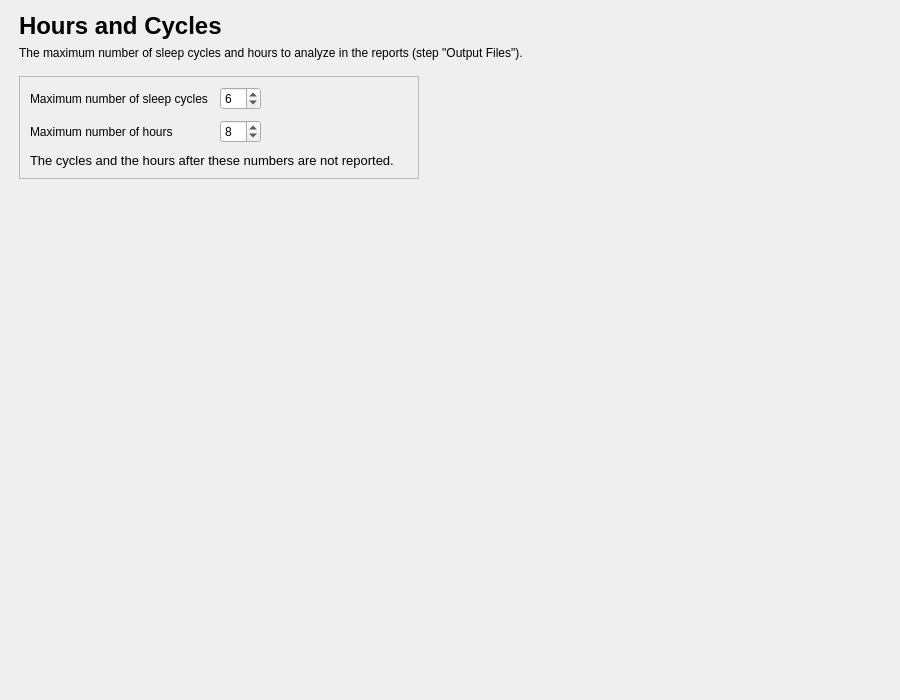
<?xml version="1.0" encoding="UTF-8"?>
<ui version="4.0">
 <class>HoursCyclesStep</class>
 <widget class="QWidget" name="HoursCyclesStep">
  <property name="geometry">
   <rect>
    <x>0</x>
    <y>0</y>
    <width>900</width>
    <height>700</height>
   </rect>
  </property>
  <property name="windowTitle">
   <string />
  </property>
  <layout class="QVBoxLayout" name="verticalLayout">
   <property name="leftMargin">
    <number>19</number>
   </property>
   <property name="topMargin">
    <number>12</number>
   </property>
   <property name="rightMargin">
    <number>19</number>
   </property>
   <property name="bottomMargin">
    <number>12</number>
   </property>
   <item>
    <layout class="QHBoxLayout" name="content_row" stretch="1,0">
     <property name="leftMargin">
      <number>0</number>
     </property>
     <property name="topMargin">
      <number>0</number>
     </property>
     <property name="rightMargin">
      <number>0</number>
     </property>
     <property name="bottomMargin">
      <number>0</number>
     </property>
     <item>
      <widget class="QWidget" name="content_widget" native="true">
       <property name="maximumSize">
        <size>
         <width>800</width>
         <height>16777215</height>
        </size>
       </property>
       <layout class="QVBoxLayout" name="content_layout">
        <property name="spacing">
         <number>16</number>
        </property>
        <property name="leftMargin">
         <number>0</number>
        </property>
        <property name="topMargin">
         <number>0</number>
        </property>
        <property name="rightMargin">
         <number>0</number>
        </property>
        <property name="bottomMargin">
         <number>0</number>
        </property>
        <item>
         <layout class="QVBoxLayout" name="header_layout">
          <property name="spacing">
           <number>6</number>
          </property>
          <item>
           <widget class="QLabel" name="title_label">
            <property name="font">
             <font>
              <pointsize>18</pointsize>
              <bold>true</bold>
             </font>
            </property>
            <property name="text">
             <string>Hours and Cycles</string>
            </property>
           </widget>
          </item>
          <item>
           <widget class="QLabel" name="subtitle_label">
            <property name="text">
             <string>The maximum number of sleep cycles and hours to analyze in the reports (step "Output Files").</string>
            </property>
            <property name="wordWrap">
             <bool>true</bool>
            </property>
            <property name="variant" stdset="0">
             <string notr="true">help</string>
            </property>
           </widget>
          </item>
         </layout>
        </item>
        <item>
         <layout class="QHBoxLayout" name="limits_row" stretch="1,1">
          <property name="spacing">
           <number>16</number>
          </property>
          <item>
           <widget class="QFrame" name="limits_card">
            <property name="frameShape">
             <enum>QFrame::Shape::StyledPanel</enum>
            </property>
            <property name="frameShadow">
             <enum>QFrame::Shadow::Raised</enum>
            </property>
            <layout class="QVBoxLayout" name="limits_card_layout">
             <property name="spacing">
              <number>10</number>
             </property>
             <property name="leftMargin">
              <number>10</number>
             </property>
             <property name="topMargin">
              <number>10</number>
             </property>
             <property name="rightMargin">
              <number>10</number>
             </property>
             <property name="bottomMargin">
              <number>10</number>
             </property>
             <item>
              <layout class="QGridLayout" name="limits_grid">
               <property name="horizontalSpacing">
                <number>12</number>
               </property>
               <property name="verticalSpacing">
                <number>10</number>
               </property>
               <item row="0" column="0">
                <widget class="QLabel" name="label_2">
                 <property name="text">
                  <string>Maximum number of sleep cycles</string>
                 </property>
                </widget>
               </item>
               <item row="0" column="1">
                <widget class="QSpinBox" name="spinBox_cycles">
                 <property name="minimum">
                  <number>1</number>
                 </property>
                 <property name="maximum">
                  <number>12</number>
                 </property>
                 <property name="value">
                  <number>6</number>
                 </property>
                </widget>
               </item>
               <item row="1" column="0">
                <widget class="QLabel" name="label">
                 <property name="text">
                  <string>Maximum number of hours</string>
                 </property>
                </widget>
               </item>
               <item row="1" column="1">
                <widget class="QSpinBox" name="spinBox_hours">
                 <property name="enabled">
                  <bool>true</bool>
                 </property>
                 <property name="minimum">
                  <number>1</number>
                 </property>
                 <property name="maximum">
                  <number>48</number>
                 </property>
                 <property name="value">
                  <number>8</number>
                 </property>
                </widget>
               </item>
               <item row="0" column="3">
                <spacer name="limits_grid_spacer">
                 <property name="orientation">
                  <enum>Qt::Orientation::Horizontal</enum>
                 </property>
                 <property name="sizeHint" stdset="0">
                  <size>
                   <width>40</width>
                   <height>20</height>
                  </size>
                 </property>
                </spacer>
               </item>
              </layout>
             </item>
             <item>
              <widget class="QLabel" name="limits_help_label">
               <property name="font">
                <font>
                 <pointsize>10</pointsize>
                </font>
               </property>
               <property name="text">
                <string>The cycles and the hours after these numbers are not reported.</string>
               </property>
               <property name="wordWrap">
                <bool>true</bool>
               </property>
               <property name="variant" stdset="0">
                <string notr="true">help</string>
               </property>
              </widget>
             </item>
            </layout>
           </widget>
          </item>
          <item>
           <spacer name="limits_row_spacer">
            <property name="orientation">
             <enum>Qt::Orientation::Horizontal</enum>
            </property>
            <property name="sizeHint" stdset="0">
             <size>
              <width>40</width>
              <height>20</height>
             </size>
            </property>
           </spacer>
          </item>
         </layout>
        </item>
       </layout>
      </widget>
     </item>
     <item>
      <spacer name="content_spacer">
       <property name="orientation">
        <enum>Qt::Orientation::Horizontal</enum>
       </property>
       <property name="sizeHint" stdset="0">
        <size>
         <width>40</width>
         <height>20</height>
        </size>
       </property>
      </spacer>
     </item>
    </layout>
   </item>
   <item>
    <spacer name="verticalSpacer">
     <property name="orientation">
      <enum>Qt::Orientation::Vertical</enum>
     </property>
     <property name="sizeHint" stdset="0">
      <size>
       <width>40</width>
       <height>20</height>
      </size>
     </property>
    </spacer>
   </item>
  </layout>
 </widget>
 <resources>
  <include location="../../../../../snooz-toolbox/src/main/python/ui/themes/themes.qrc" />
 </resources>
 <connections />
</ui>
